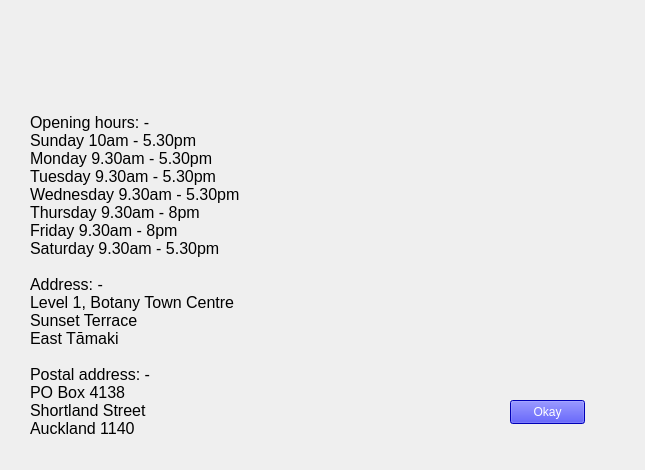
<?xml version="1.0" encoding="UTF-8"?>
<ui version="4.0">
 <class>OpeningPage</class>
 <widget class="QDialog" name="OpeningPage">
  <property name="geometry">
   <rect>
    <x>0</x>
    <y>0</y>
    <width>645</width>
    <height>470</height>
   </rect>
  </property>
  <property name="windowTitle">
   <string>Dialog</string>
  </property>
  <widget class="QPushButton" name="pushButton">
   <property name="geometry">
    <rect>
     <x>540</x>
     <y>540</y>
     <width>93</width>
     <height>29</height>
    </rect>
   </property>
   <property name="styleSheet">
    <string notr="true">background-color: blue;
color: white;</string>
   </property>
   <property name="text">
    <string>Okay</string>
   </property>
  </widget>
  <widget class="QLabel" name="label_Logo">
   <property name="geometry">
    <rect>
     <x>30</x>
     <y>10</y>
     <width>261</width>
     <height>71</height>
    </rect>
   </property>
   <property name="text">
    <string/>
   </property>
   <property name="pixmap">
    <pixmap>../../../Image/LibraryLogo.jpg</pixmap>
   </property>
  </widget>
  <widget class="QLabel" name="label_2">
   <property name="geometry">
    <rect>
     <x>30</x>
     <y>90</y>
     <width>391</width>
     <height>371</height>
    </rect>
   </property>
   <property name="font">
    <font>
     <family>Arial</family>
     <pointsize>12</pointsize>
    </font>
   </property>
   <property name="text">
    <string>Opening hours: -
Sunday 10am - 5.30pm
Monday 9.30am - 5.30pm
Tuesday 9.30am - 5.30pm
Wednesday 9.30am - 5.30pm
Thursday 9.30am - 8pm
Friday 9.30am - 8pm
Saturday 9.30am - 5.30pm

Address: -
Level 1, Botany Town Centre
Sunset Terrace
East Tāmaki

Postal address: -
PO Box 4138
Shortland Street
Auckland 1140</string>
   </property>
  </widget>
  <widget class="QPushButton" name="pushButtonOkay">
   <property name="geometry">
    <rect>
     <x>510</x>
     <y>400</y>
     <width>75</width>
     <height>24</height>
    </rect>
   </property>
   <property name="styleSheet">
    <string notr="true">background-color: blue;
color: white;</string>
   </property>
   <property name="text">
    <string>Okay</string>
   </property>
  </widget>
 </widget>
 <resources/>
 <connections/>
</ui>
